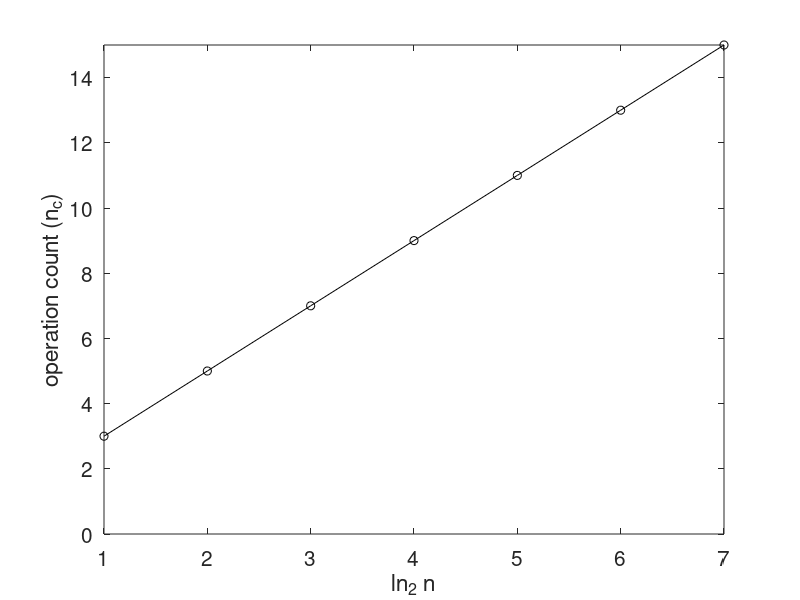

Here is the MATLAB script that generated this plot:
clear all
close all

%===============
% compute the power b=a^p
% by the Al-kashi algorithm
%===============

a = 1.10;

%---
for iloop=1:7
%---

initime = cputime;

n = 128;
n = 2^iloop;

b = 1.0;

iops = 0;

while(n>0)

  if(mod(n,2)==0)
   n = n/2;
   iops = iops+1;
   a = a*a;
   iops = iops+1;
  else
   n = n-1;
   b = b*a;
   iops = iops+1;
  end

end

b
[iloop, iops]

fintime = cputime-initime
plotx(iloop) = iloop;
ploty(iloop) = iops;

end

figure(1)
hold on
box on
xlabel('ln_2 n','fontsize',15)
ylabel('operation count (n_c)','fontsize',15)
set(gca,'fontsize',15)
plot(plotx,ploty,'k-o')
axis([1 7 0 15])

